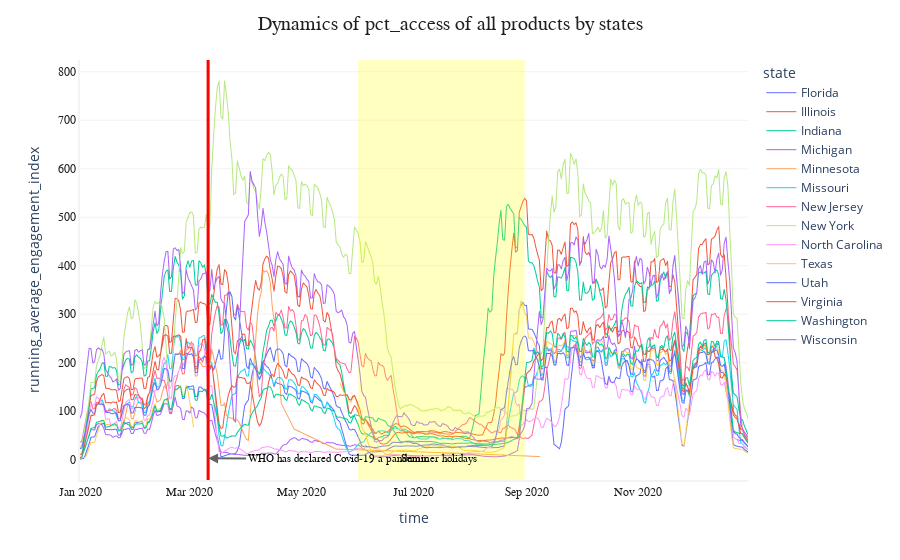

This figure's notebook cell:
### Code cell
fig = px.line(st_eng, x="time", y="running_average_engagement_index", color="state", line_group="state")

fig.update_layout(plot_bgcolor = 'white', title = 'Dynamics of pct_access of all products by states', 
                  title_font_family = 'monospace', title_font_color = '#221f1f', title_font_size = 20, title_x = 0.5)
fig.update_xaxes(showline = True, linecolor = '#f5f2f2', linewidth = 2, tickfont_family = 'monospace', tickfont_color = '#221f1f', tickfont_size = 12)
fig.update_yaxes(showline = True, linecolor = '#f5f2f2', 
                 showgrid = True, gridwidth = 1, gridcolor = '#f5f2f2',
                 linewidth = 2, tickfont_family = 'monospace', tickfont_color = '#221f1f', tickfont_size = 12)

fig.add_vline(x = '2020-03-11', line_width = 3, line_color="red")

fig.add_annotation(
        x='2020-03-11',
        y=2.7,
        text="WHO has declared Covid-19 a pandemic",
        showarrow=True,
        font=dict(
            family="monospace",
            size=11,
            color="black"
            ),
        arrowhead=2,
        arrowsize=1,
        arrowwidth=2,
        arrowcolor="#636363",
        ax= 130,
        ay=1
        )

fig.add_vrect(x0="2020-06-01", x1="2020-08-31", fillcolor="yellow", opacity=0.25, line_width=0)

fig.add_annotation(
        x='2020-07-15',
        y=2.25,
        text="Summer holidays",
        showarrow=False,
        font=dict(
            family="monospace",
            size=11,
            color="black"
            )
        )

fig.update_traces(line_width=1)

fig.show()

### Figure 1 — Plotly figure (JSON) as saved in the notebook; plotly's stock layout.template omitted (floating-point values rounded to 4 significant figures; data arrays with more than 128 entries replaced by an {"elided": "..."} marker saying what was removed)
{"data": [{"hovertemplate": "state=Florida<br>time=%{x}<br>running_average_engagement_index=%{y}<extra></extra>", "legendgroup": "Florida", "line": {"color": "#636efa", "dash": "solid", "width": 1}, "marker": {"symbol": "circle"}, "mode": "lines", "name": "Florida", "showlegend": true, "type": "scattergl", "x": {"elided": "366 str values"}, "xaxis": "x", "y": {"elided": "366 float values"}, "yaxis": "y"}, {"hovertemplate": "state=Illinois<br>time=%{x}<br>running_average_engagement_index=%{y}<extra></extra>", "legendgroup": "Illinois", "line": {"color": "#EF553B", "dash": "solid", "width": 1}, "marker": {"symbol": "circle"}, "mode": "lines", "name": "Illinois", "showlegend": true, "type": "scattergl", "x": {"elided": "366 str values"}, "xaxis": "x", "y": {"elided": "366 float values"}, "yaxis": "y"}, {"hovertemplate": "state=Indiana<br>time=%{x}<br>running_average_engagement_index=%{y}<extra></extra>", "legendgroup": "Indiana", "line": {"color": "#00cc96", "dash": "solid", "width": 1}, "marker": {"symbol": "circle"}, "mode": "lines", "name": "Indiana", "showlegend": true, "type": "scattergl", "x": {"elided": "366 str values"}, "xaxis": "x", "y": {"elided": "366 float values"}, "yaxis": "y"}, {"hovertemplate": "state=Michigan<br>time=%{x}<br>running_average_engagement_index=%{y}<extra></extra>", "legendgroup": "Michigan", "line": {"color": "#ab63fa", "dash": "solid", "width": 1}, "marker": {"symbol": "circle"}, "mode": "lines", "name": "Michigan", "showlegend": true, "type": "scattergl", "x": {"elided": "366 str values"}, "xaxis": "x", "y": {"elided": "366 float values"}, "yaxis": "y"}, {"hovertemplate": "state=Minnesota<br>time=%{x}<br>running_average_engagement_index=%{y}<extra></extra>", "legendgroup": "Minnesota", "line": {"color": "#FFA15A", "dash": "solid", "width": 1}, "marker": {"symbol": "circle"}, "mode": "lines", "name": "Minnesota", "showlegend": true, "type": "scattergl", "x": ["2020-01-23", "2020-01-24", "2020-01-25", "2020-01-26", "2020-01-27", "2020-01-28", "2020-01-29", "2020-01-30", "2020-01-31", "2020-02-01", "2020-02-02", "2020-02-03", "2020-02-04", "2020-02-05", "2020-02-06", "2020-02-07", "2020-02-08", "2020-02-09", "2020-02-10", "2020-02-11", "2020-02-12", "2020-02-13", "2020-02-14", "2020-02-15", "2020-02-16", "2020-02-17", "2020-02-18", "2020-02-19", "2020-02-20", "2020-02-21", "2020-02-22", "2020-02-23", "2020-02-24", "2020-02-25", "2020-02-26", "2020-02-27", "2020-02-28", "2020-02-29", "2020-03-01", "2020-03-02", "2020-03-03", "2020-03-04", "2020-03-05", "2020-03-06", "2020-03-07", "2020-03-08", "2020-03-09", "2020-03-10", "2020-03-11", "2020-03-12", "2020-03-13", "2020-03-14", "2020-03-15", "2020-03-16", "2020-03-17", "2020-03-18", "2020-03-19", "2020-03-20", "2020-03-21", "2020-03-22", "2020-03-23", "2020-03-24", "2020-03-25", "2020-03-26", "2020-03-27", "2020-03-28", "2020-03-29", "2020-03-30", "2020-03-31", "2020-04-01", "2020-04-02", "2020-04-03", "2020-04-04", "2020-04-05", "2020-04-06", "2020-04-07", "2020-04-08", "2020-04-09", "2020-04-10", "2020-04-11", "2020-04-12", "2020-04-13", "2020-04-14", "2020-04-15", "2020-04-16", "2020-04-17", "2020-04-18", "2020-04-19", "2020-04-20", "2020-04-27", "2020-05-20", "2020-07-28", "2020-09-08"], "xaxis": "x", "y": [60.18, 63.3, 75.57, 93.95, 111.5, 113.1, 85.24, 83.5, 97.23, 113.9, 119.4, 117.2, 118.5, 97.18, 96.77, 113.2, 117.2, 139.8, 143.5, 133.5, 118.8, 120.5, 123.5, 138.6, 152.7, 146.8, 161.2, 160.3, 161.7, 191.2, 217.8, 216.3, 216.9, 225.4, 194.7, 195.0, 225.8, 227.3, 237.0, 243.7, 213.2, 172.3, 172.6, 202.5, 199.0, 191.9, 191.8, 192.5, 193.2, 194.4, 228.3, 211.4, 192.8, 176.1, 144.7, 112.0, 111.1, 117.1, 91.73, 87.5, 86.09, 85.35, 83.13, 81.24, 82.36, 76.24, 67.24, 57.63, 49.13, 42.1, 39.42, 93.26, 139.1, 195.2, 248.7, 300.0, 330.0, 345.2, 390.9, 387.1, 390.0, 381.9, 364.7, 317.5, 289.6, 276.2, 225.4, 170.7, 116.0, 63.08, 21.75, 12.96, 6.393], "yaxis": "y"}, {"hovertemplate": "state=Missouri<br>time=%{x}<br>running_average_engagement_index=%{y}<extra></extra>", "legendgroup": "Missouri", "line": {"color": "#19d3f3", "dash": "solid", "width": 1}, "marker": {"symbol": "circle"}, "mode": "lines", "name": "Missouri", "showlegend": true, "type": "scattergl", "x": {"elided": "366 str values"}, "xaxis": "x", "y": {"elided": "366 float values"}, "yaxis": "y"}, {"hovertemplate": "state=New Jersey<br>time=%{x}<br>running_average_engagement_index=%{y}<extra></extra>", "legendgroup": "New Jersey", "line": {"color": "#FF6692", "dash": "solid", "width": 1}, "marker": {"symbol": "circle"}, "mode": "lines", "name": "New Jersey", "showlegend": true, "type": "scattergl", "x": {"elided": "366 str values"}, "xaxis": "x", "y": {"elided": "366 float values"}, "yaxis": "y"}, {"hovertemplate": "state=New York<br>time=%{x}<br>running_average_engagement_index=%{y}<extra></extra>", "legendgroup": "New York", "line": {"color": "#B6E880", "dash": "solid", "width": 1}, "marker": {"symbol": "circle"}, "mode": "lines", "name": "New York", "showlegend": true, "type": "scattergl", "x": {"elided": "366 str values"}, "xaxis": "x", "y": {"elided": "366 float values"}, "yaxis": "y"}, {"hovertemplate": "state=North Carolina<br>time=%{x}<br>running_average_engagement_index=%{y}<extra></extra>", "legendgroup": "North Carolina", "line": {"color": "#FF97FF", "dash": "solid", "width": 1}, "marker": {"symbol": "circle"}, "mode": "lines", "name": "North Carolina", "showlegend": true, "type": "scattergl", "x": {"elided": "366 str values"}, "xaxis": "x", "y": {"elided": "366 float values"}, "yaxis": "y"}, {"hovertemplate": "state=Texas<br>time=%{x}<br>running_average_engagement_index=%{y}<extra></extra>", "legendgroup": "Texas", "line": {"color": "#FECB52", "dash": "solid", "width": 1}, "marker": {"symbol": "circle"}, "mode": "lines", "name": "Texas", "showlegend": true, "type": "scattergl", "x": {"elided": "365 str values"}, "xaxis": "x", "y": {"elided": "365 float values"}, "yaxis": "y"}, {"hovertemplate": "state=Utah<br>time=%{x}<br>running_average_engagement_index=%{y}<extra></extra>", "legendgroup": "Utah", "line": {"color": "#636efa", "dash": "solid", "width": 1}, "marker": {"symbol": "circle"}, "mode": "lines", "name": "Utah", "showlegend": true, "type": "scattergl", "x": {"elided": "366 str values"}, "xaxis": "x", "y": {"elided": "366 float values"}, "yaxis": "y"}, {"hovertemplate": "state=Virginia<br>time=%{x}<br>running_average_engagement_index=%{y}<extra></extra>", "legendgroup": "Virginia", "line": {"color": "#EF553B", "dash": "solid", "width": 1}, "marker": {"symbol": "circle"}, "mode": "lines", "name": "Virginia", "showlegend": true, "type": "scattergl", "x": {"elided": "366 str values"}, "xaxis": "x", "y": {"elided": "366 float values"}, "yaxis": "y"}, {"hovertemplate": "state=Washington<br>time=%{x}<br>running_average_engagement_index=%{y}<extra></extra>", "legendgroup": "Washington", "line": {"color": "#00cc96", "dash": "solid", "width": 1}, "marker": {"symbol": "circle"}, "mode": "lines", "name": "Washington", "showlegend": true, "type": "scattergl", "x": {"elided": "366 str values"}, "xaxis": "x", "y": {"elided": "366 float values"}, "yaxis": "y"}, {"hovertemplate": "state=Wisconsin<br>time=%{x}<br>running_average_engagement_index=%{y}<extra></extra>", "legendgroup": "Wisconsin", "line": {"color": "#ab63fa", "dash": "solid", "width": 1}, "marker": {"symbol": "circle"}, "mode": "lines", "name": "Wisconsin", "showlegend": true, "type": "scattergl", "x": {"elided": "366 str values"}, "xaxis": "x", "y": {"elided": "366 float values"}, "yaxis": "y"}], "layout": {"annotations": [{"arrowcolor": "#636363", "arrowhead": 2, "arrowsize": 1, "arrowwidth": 2, "ax": 130, "ay": 1, "font": {"color": "black", "family": "monospace", "size": 11}, "showarrow": true, "text": "WHO has declared Covid-19 a pandemic", "x": "2020-03-11", "y": 2.7}, {"font": {"color": "black", "family": "monospace", "size": 11}, "showarrow": false, "text": "Summer holidays", "x": "2020-07-15", "y": 2.25}], "legend": {"title": {"text": "state"}, "tracegroupgap": 0}, "margin": {"t": 60}, "plot_bgcolor": "white", "shapes": [{"line": {"color": "red", "width": 3}, "type": "line", "x0": "2020-03-11", "x1": "2020-03-11", "xref": "x", "y0": 0, "y1": 1, "yref": "y domain"}, {"fillcolor": "yellow", "line": {"width": 0}, "opacity": 0.25, "type": "rect", "x0": "2020-06-01", "x1": "2020-08-31", "xref": "x", "y0": 0, "y1": 1, "yref": "y domain"}], "title": {"font": {"color": "#221f1f", "family": "monospace", "size": 20}, "text": "Dynamics of pct_access of all products by states", "x": 0.5}, "xaxis": {"anchor": "y", "domain": [0, 1], "linecolor": "#f5f2f2", "linewidth": 2, "showline": true, "tickfont": {"color": "#221f1f", "family": "monospace", "size": 12}, "title": {"text": "time"}}, "yaxis": {"anchor": "x", "domain": [0, 1], "gridcolor": "#f5f2f2", "gridwidth": 1, "linecolor": "#f5f2f2", "linewidth": 2, "showgrid": true, "showline": true, "tickfont": {"color": "#221f1f", "family": "monospace", "size": 12}, "title": {"text": "running_average_engagement_index"}}}}
